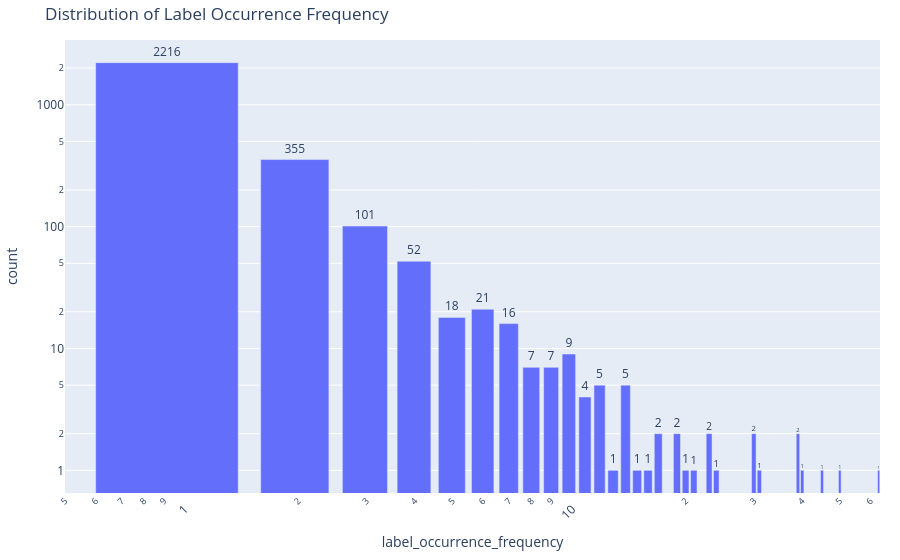

The notebook cell this image was saved under:
### Code cell
import pandas as pd
import plotly.express as px

# Load the dataset
df = pd.read_csv(r"data/unused_python_functions_labels.csv")
df = df[~df["label"].isin(["deprecated function", "passthrough function", "redundant function", "unimplemented function"])]

# First, let's see what columns we have after groupby
occurrence_frequency = df.groupby("label")["type"].count().reset_index()

# Import Counter
from collections import Counter

frequency_counts = Counter(occurrence_frequency["type"])

# Convert Counter to DataFrame for plotting
frequency_df = pd.DataFrame.from_dict(
    frequency_counts, orient="index", columns=["count"]
).reset_index()
frequency_df.columns = ["label_occurrence_frequency", "count"]

# Create bar chart for occurrence frequency
fig = px.bar(
    frequency_df,
    x="label_occurrence_frequency",
    y="count",
    title="Distribution of Label Occurrence Frequency",
    text="count",
    log_x=True,
    log_y=True,
)

fig.update_traces(textposition="outside")
fig.update_layout(xaxis_tickangle=-45, margin=dict(l=20, r=20, t=40, b=60))

fig.show()

### Figure 1 — Plotly figure (JSON) as saved in the notebook; plotly's stock layout.template omitted (floating-point values rounded to 4 significant figures)
{"data": [{"hovertemplate": "label_occurrence_frequency=%{x}<br>count=%{text}<extra></extra>", "legendgroup": "", "marker": {"color": "#636efa", "pattern": {"shape": ""}}, "name": "", "orientation": "v", "showlegend": false, "text": [2216.0, 355.0, 52.0, 21.0, 101.0, 1.0, 18.0, 2.0, 7.0, 5.0, 7.0, 9.0, 4.0, 5.0, 1.0, 16.0, 1.0, 1.0, 2.0, 1.0, 2.0, 1.0, 2.0, 1.0, 1.0, 1.0, 1.0, 2.0, 1.0], "textposition": "outside", "type": "bar", "x": [1, 2, 4, 6, 3, 40, 5, 17, 8, 14, 9, 10, 11, 12, 15, 7, 20, 24, 23, 16, 39, 50, 19, 21, 31, 45, 63, 30, 13], "xaxis": "x", "y": [2216, 355, 52, 21, 101, 1, 18, 2, 7, 5, 7, 9, 4, 5, 1, 16, 1, 1, 2, 1, 2, 1, 2, 1, 1, 1, 1, 2, 1], "yaxis": "y"}], "layout": {"barmode": "relative", "legend": {"tracegroupgap": 0}, "margin": {"b": 60, "l": 20, "r": 20, "t": 40}, "title": {"text": "Distribution of Label Occurrence Frequency"}, "xaxis": {"anchor": "y", "domain": [0, 1], "tickangle": -45, "title": {"text": "label_occurrence_frequency"}, "type": "log"}, "yaxis": {"anchor": "x", "domain": [0, 1], "title": {"text": "count"}, "type": "log"}}}
